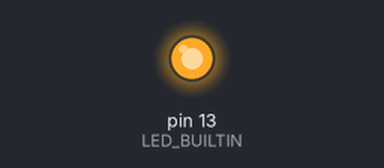
A sketch run on a simulated Arduino Leonardo, built with avr-gcc and run on an emulated ATmega32U4. On the bench: output pins drawn as LEDs (lit = HIGH). What the sketch prints to the serial monitor is not drawn.

Above: at 2.5 s.
At 7.5 s:
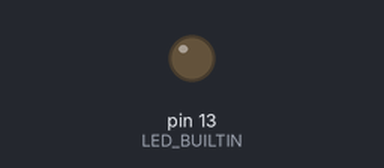
Timing chart, 0 to 13.0 s (numbered marks = the images above):
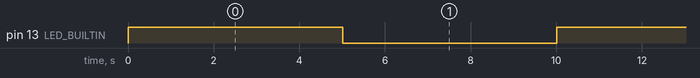

Measured:
- by itself, pin 13 (LED_BUILTIN): alternates HIGH for 5.0 s and LOW for 5.0 s

The sketch:

TestSleepyDogReconnect.ino
```cpp
// Adafruit Watchdog Library Sleep Example
//
// Simple example of how to do low power sleep with the watchdog timer.
//
// Author: Tony DiCola

#include <Adafruit_SleepyDog.h>

void setup() {
  // For boards with "native" USB support (e.g. not using an FTDI chip or
  // similar serial bridge), Serial connection may be lost on sleep/wake,
  // and you might not see the "I'm awake" messages. Use the onboard LED
  // as an alternate indicator -- the code turns it on when awake, off
  // before going to sleep.
  pinMode(LED_BUILTIN, OUTPUT);
  digitalWrite(LED_BUILTIN, HIGH); // Show we're awake

  Serial.begin(115200);
  while(!Serial); // wait for Arduino Serial Monitor (native USB boards)
  Serial.println("Adafruit Watchdog Library Sleep testing the reconnection!");
  Serial.println();
}

void loop() {
  Serial.println("Going to sleep in five seconds...");
  delay(5000);

  // To enter low power sleep mode call Watchdog.sleep() like below
  // and the watchdog will allow low power sleep for as long as possible.
  // The actual amount of time spent in sleep will be returned (in
  // milliseconds).
  digitalWrite(LED_BUILTIN, LOW); // Show we're asleep
  int sleepMS = Watchdog.sleep(5000);

  // Code resumes here on wake.

  digitalWrite(LED_BUILTIN, HIGH); // Show we're awake again

  // Try to reattach USB connection on "native USB" boards (connection is
  // lost on sleep). Host will also need to reattach to the Serial monitor.
  // Seems not entirely reliable, hence the LED indicator fallback.
#if defined(USBCON) && !defined(USE_TINYUSB)
  USBDevice.attach();
#endif

  while(!Serial){
    delay(10); // wait for Arduino Serial Monitor (native USB boards)
  }

  Serial.begin(115200);

  Serial.print("I'm awake now! I slept for ");
  Serial.print(sleepMS, DEC);
  Serial.println(" milliseconds.");
  Serial.println();
}
```
